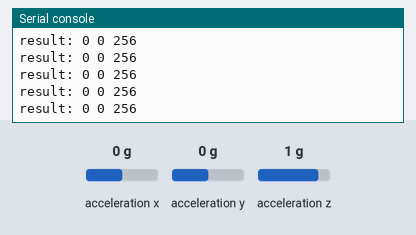
This program was run on a simulated ESP8266 board running MicroPython. Parts: the last lines printed to the serial console. Inputs (shaded band) come from the test bench; at power-on: acceleration x 0 g, acceleration y 0 g, acceleration z 1 g. Library files of the repository ran but are not shown: ADXL345.py.

Above: at 1.2 s.
1.3 s: acceleration x set to -1.4 g
At 1.57 s:
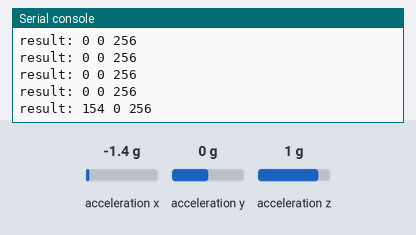
2.8 s: acceleration y set to -1.4 g
At 2.98 s:
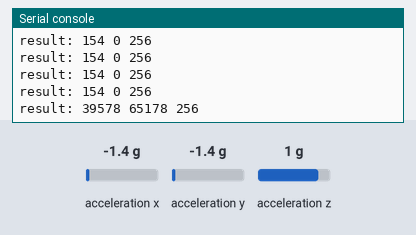
4.3 s: acceleration z set to -1.4 g
At 4.39 s:
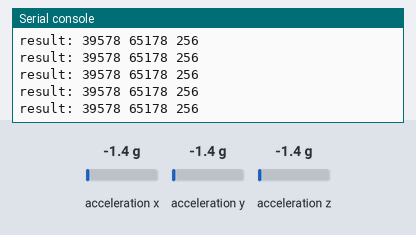
Timing chart, 0 to 7.3 s (numbered marks = the images above; inputs shaded):
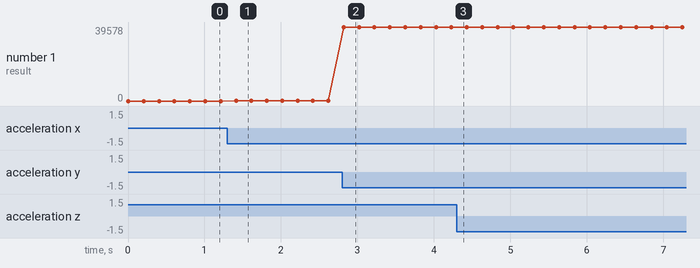

The program:

Demo_ADXL345.py
```python
import machine,time
from ADXL345 import ADXL345

adx=ADXL345(4,5) #(sclpin,sdapin)
adx.ADXL_Init()

while True:
    acc = adx.Get_Raw_data()
    print('result:',acc[0],acc[1],acc[2])
    time.sleep_ms(200)
```

Measured:
- after the input at 1.3 s, the serial console: prints a new line after 0.11 s (image 1)
- after the input at 2.8 s, the serial console: prints a new line at once (image 2)
- plotted number 1: 0 → 154 after the input at 1.3 s, 154 → 39578 after the input at 2.8 s
